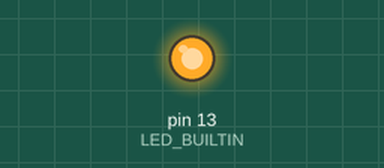
This sketch was run on a simulated Arduino Uno, built with avr-gcc and run on an emulated ATmega328P. On the bench: output pins drawn as LEDs (lit = HIGH).

Above: at 0.2 s.
At 20.5 s:
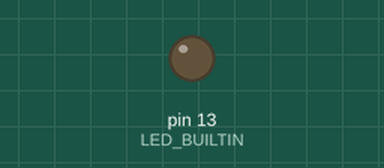
Timing chart, 0 to 21.5 s (numbered marks = the images above):
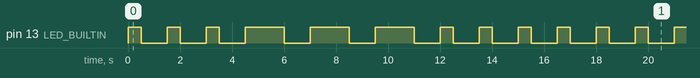

The sketch:

SOS.ino
```cpp
/**
* First signal 'S'
* Morse code for S is - - -
* that is, three short blinks.
*/
void setup() {
pinMode(LED_BUILTIN,OUTPUT);

}

void loop() {
  /** S */
digitalWrite(LED_BUILTIN, HIGH); // turn the LED on (HIGH is the voltage level)
delay(500); // wait for half a second
digitalWrite(LED_BUILTIN, LOW); // turn the LED off by making the voltage LOW
delay(1000); // wait for a second
digitalWrite(LED_BUILTIN, HIGH); // turn the LED on (HIGH is the voltage level)
delay(500); // wait for half a second
digitalWrite(LED_BUILTIN, LOW); // turn the LED off by making the voltage LOW
delay(1000); // wait for a second
digitalWrite(LED_BUILTIN, HIGH); // turn the LED on (HIGH is the voltage level)
delay(500); // wait for half a second
digitalWrite(LED_BUILTIN, LOW); // turn the LED off by making the voltage LOW
delay(1000); // wait for a second
/** O */
digitalWrite(LED_BUILTIN, HIGH); // turn the LED on (HIGH is the voltage level)
delay(1500); // wait for 1.5 seconds
digitalWrite(LED_BUILTIN, LOW); // turn the LED off by making the voltage LOW
delay(1000); // wait for a second
digitalWrite(LED_BUILTIN, HIGH); // turn the LED on (HIGH is the voltage level)
delay(1500); // wait for 1.5 seconds
digitalWrite(LED_BUILTIN, LOW); // turn the LED off by making the voltage LOW
delay(1000); // wait for a second
digitalWrite(LED_BUILTIN, HIGH); // turn the LED on (HIGH is the voltage level)
delay(1500); // wait for 1.5 seconds
digitalWrite(LED_BUILTIN, LOW); // turn the LED off by making the voltage LOW
delay(1000); // wait for a second
/** S */
digitalWrite(LED_BUILTIN, HIGH); // turn the LED on (HIGH is the voltage level)
delay(500); // wait for half a second
digitalWrite(LED_BUILTIN, LOW); // turn the LED off by making the voltage LOW
delay(1000); // wait for a second
digitalWrite(LED_BUILTIN, HIGH); // turn the LED on (HIGH is the voltage level)
delay(500); // wait for half a second
digitalWrite(LED_BUILTIN, LOW); // turn the LED off by making the voltage LOW
delay(1000); // wait for a second
digitalWrite(LED_BUILTIN, HIGH); // turn the LED on (HIGH is the voltage level)
delay(500); // wait for half a second
digitalWrite(LED_BUILTIN, LOW); // turn the LED off by making the voltage LOW
delay(1000); // wait for a second
}
```

Measured:
- by itself, pin 13 (LED_BUILTIN): repeats every 16.5 s: 2 × (LOW 1.0 s, HIGH 0.50 s), 3 × (LOW 1.0 s, HIGH 1.5 s), 4 × (LOW 1.0 s, HIGH 0.50 s)
- by itself, everything shown: repeats every 16.5 s, in 18 steps
